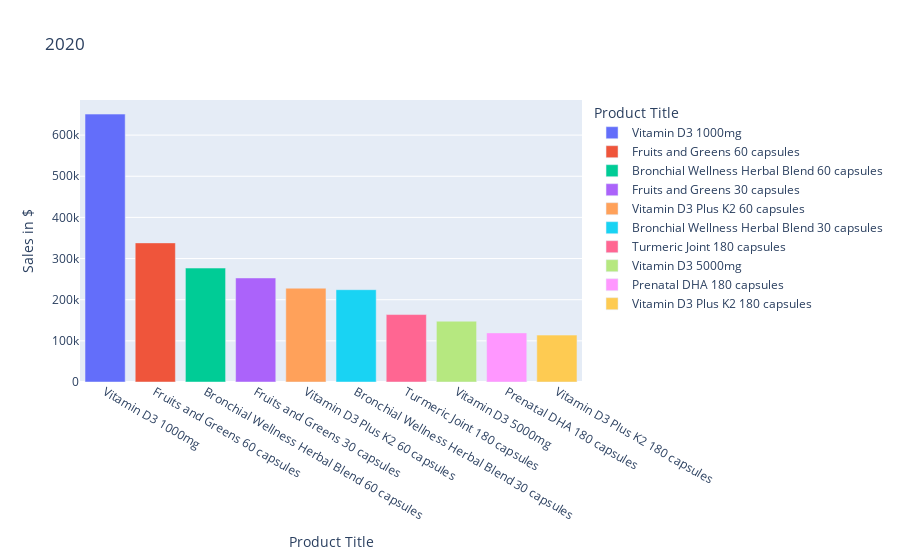

Notebook cell for this chart:
### Code cell
# Plotly bar chart - net sales for top ten products - 2020
top_sales_by_product_ten_2020_fig = px.bar(top_sales_by_product_ten_2020, x="product_title", y="net_sales", title="2020", color="product_title",
        labels={"product_title" : 'Product Title', "net_sales" :'Sales in $'}, hover_data={"net_sales" : ':.2f'})


top_sales_by_product_ten_2020_fig.show()

### Figure 1 — Plotly figure (JSON) as saved in the notebook; plotly's stock layout.template omitted (floating-point values rounded to 4 significant figures)
{"data": [{"alignmentgroup": "True", "hovertemplate": "Product Title=%{x}<br>Sales in $=%{y:.2f}<extra></extra>", "legendgroup": "Vitamin D3 1000mg", "marker": {"color": "#636efa", "pattern": {"shape": ""}}, "name": "Vitamin D3 1000mg", "offsetgroup": "Vitamin D3 1000mg", "orientation": "v", "showlegend": true, "textposition": "auto", "type": "bar", "x": ["Vitamin D3 1000mg"], "xaxis": "x", "y": [651000.0], "yaxis": "y"}, {"alignmentgroup": "True", "hovertemplate": "Product Title=%{x}<br>Sales in $=%{y:.2f}<extra></extra>", "legendgroup": "Fruits and Greens 60 capsules", "marker": {"color": "#EF553B", "pattern": {"shape": ""}}, "name": "Fruits and Greens 60 capsules", "offsetgroup": "Fruits and Greens 60 capsules", "orientation": "v", "showlegend": true, "textposition": "auto", "type": "bar", "x": ["Fruits and Greens 60 capsules"], "xaxis": "x", "y": [338100.0], "yaxis": "y"}, {"alignmentgroup": "True", "hovertemplate": "Product Title=%{x}<br>Sales in $=%{y:.2f}<extra></extra>", "legendgroup": "Bronchial Wellness Herbal Blend 60 capsules", "marker": {"color": "#00cc96", "pattern": {"shape": ""}}, "name": "Bronchial Wellness Herbal Blend 60 capsules", "offsetgroup": "Bronchial Wellness Herbal Blend 60 capsules", "orientation": "v", "showlegend": true, "textposition": "auto", "type": "bar", "x": ["Bronchial Wellness Herbal Blend 60 capsules"], "xaxis": "x", "y": [276900.0], "yaxis": "y"}, {"alignmentgroup": "True", "hovertemplate": "Product Title=%{x}<br>Sales in $=%{y:.2f}<extra></extra>", "legendgroup": "Fruits and Greens 30 capsules", "marker": {"color": "#ab63fa", "pattern": {"shape": ""}}, "name": "Fruits and Greens 30 capsules", "offsetgroup": "Fruits and Greens 30 capsules", "orientation": "v", "showlegend": true, "textposition": "auto", "type": "bar", "x": ["Fruits and Greens 30 capsules"], "xaxis": "x", "y": [252800.0], "yaxis": "y"}, {"alignmentgroup": "True", "hovertemplate": "Product Title=%{x}<br>Sales in $=%{y:.2f}<extra></extra>", "legendgroup": "Vitamin D3 Plus K2 60 capsules", "marker": {"color": "#FFA15A", "pattern": {"shape": ""}}, "name": "Vitamin D3 Plus K2 60 capsules", "offsetgroup": "Vitamin D3 Plus K2 60 capsules", "orientation": "v", "showlegend": true, "textposition": "auto", "type": "bar", "x": ["Vitamin D3 Plus K2 60 capsules"], "xaxis": "x", "y": [228000.0], "yaxis": "y"}, {"alignmentgroup": "True", "hovertemplate": "Product Title=%{x}<br>Sales in $=%{y:.2f}<extra></extra>", "legendgroup": "Bronchial Wellness Herbal Blend 30 capsules", "marker": {"color": "#19d3f3", "pattern": {"shape": ""}}, "name": "Bronchial Wellness Herbal Blend 30 capsules", "offsetgroup": "Bronchial Wellness Herbal Blend 30 capsules", "orientation": "v", "showlegend": true, "textposition": "auto", "type": "bar", "x": ["Bronchial Wellness Herbal Blend 30 capsules"], "xaxis": "x", "y": [224300.0], "yaxis": "y"}, {"alignmentgroup": "True", "hovertemplate": "Product Title=%{x}<br>Sales in $=%{y:.2f}<extra></extra>", "legendgroup": "Turmeric Joint 180 capsules", "marker": {"color": "#FF6692", "pattern": {"shape": ""}}, "name": "Turmeric Joint 180 capsules", "offsetgroup": "Turmeric Joint 180 capsules", "orientation": "v", "showlegend": true, "textposition": "auto", "type": "bar", "x": ["Turmeric Joint 180 capsules"], "xaxis": "x", "y": [163900.0], "yaxis": "y"}, {"alignmentgroup": "True", "hovertemplate": "Product Title=%{x}<br>Sales in $=%{y:.2f}<extra></extra>", "legendgroup": "Vitamin D3 5000mg", "marker": {"color": "#B6E880", "pattern": {"shape": ""}}, "name": "Vitamin D3 5000mg", "offsetgroup": "Vitamin D3 5000mg", "orientation": "v", "showlegend": true, "textposition": "auto", "type": "bar", "x": ["Vitamin D3 5000mg"], "xaxis": "x", "y": [147700.0], "yaxis": "y"}, {"alignmentgroup": "True", "hovertemplate": "Product Title=%{x}<br>Sales in $=%{y:.2f}<extra></extra>", "legendgroup": "Prenatal DHA 180 capsules", "marker": {"color": "#FF97FF", "pattern": {"shape": ""}}, "name": "Prenatal DHA 180 capsules", "offsetgroup": "Prenatal DHA 180 capsules", "orientation": "v", "showlegend": true, "textposition": "auto", "type": "bar", "x": ["Prenatal DHA 180 capsules"], "xaxis": "x", "y": [119400.0], "yaxis": "y"}, {"alignmentgroup": "True", "hovertemplate": "Product Title=%{x}<br>Sales in $=%{y:.2f}<extra></extra>", "legendgroup": "Vitamin D3 Plus K2 180 capsules", "marker": {"color": "#FECB52", "pattern": {"shape": ""}}, "name": "Vitamin D3 Plus K2 180 capsules", "offsetgroup": "Vitamin D3 Plus K2 180 capsules", "orientation": "v", "showlegend": true, "textposition": "auto", "type": "bar", "x": ["Vitamin D3 Plus K2 180 capsules"], "xaxis": "x", "y": [113900.0], "yaxis": "y"}], "layout": {"barmode": "relative", "legend": {"title": {"text": "Product Title"}, "tracegroupgap": 0}, "title": {"text": "2020"}, "xaxis": {"anchor": "y", "categoryarray": ["Vitamin D3 1000mg", "Fruits and Greens 60 capsules", "Bronchial Wellness Herbal Blend 60 capsules", "Fruits and Greens 30 capsules", "Vitamin D3 Plus K2 60 capsules", "Bronchial Wellness Herbal Blend 30 capsules", "Turmeric Joint 180 capsules", "Vitamin D3 5000mg", "Prenatal DHA 180 capsules", "Vitamin D3 Plus K2 180 capsules"], "categoryorder": "array", "domain": [0, 1], "title": {"text": "Product Title"}}, "yaxis": {"anchor": "x", "domain": [0, 1], "title": {"text": "Sales in $"}}}}
